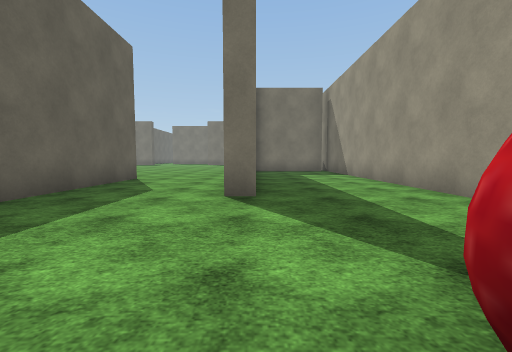
view 1 (above)

24 first-person views from a walk through a scene from a Unity 3-D project. The camera is 1.2 m above the floor, tilts 4° down and sees 90° across. The floor is counted in squares, 2 m on a side. Each view is taken from the middle of a square. On the plan, view 1 faces up. The plan holds only what a view shows up to about 9 squares ahead; the rest is blank. The place goes on beyond the plan. The player is left out. Some surface patterns are stand-ins.

view 2
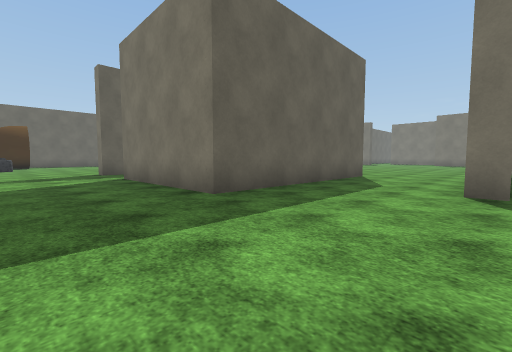

view 3
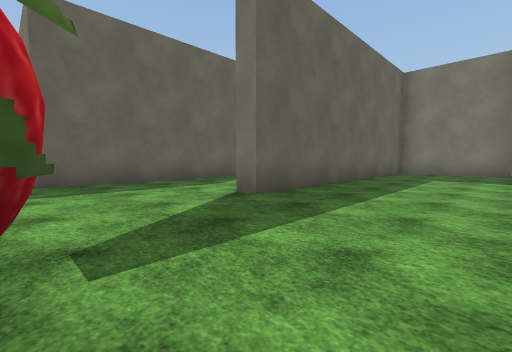

view 4
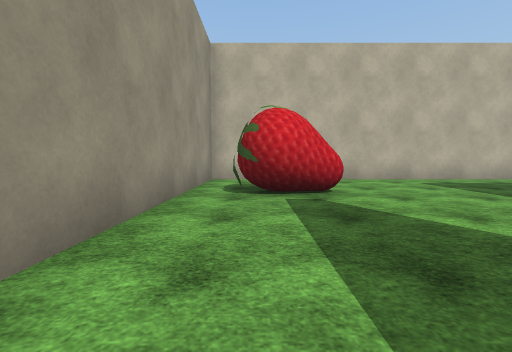

view 5
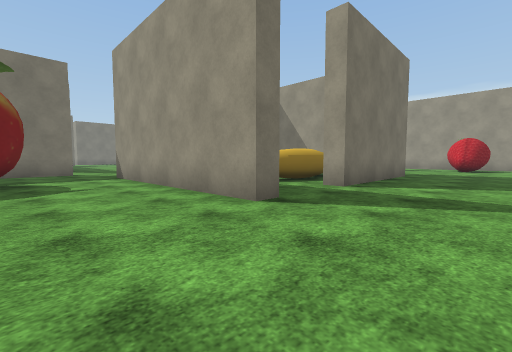

view 6
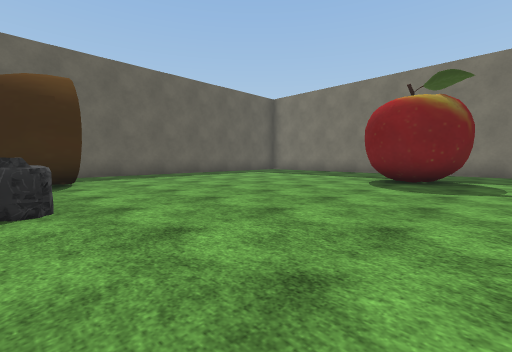

view 7
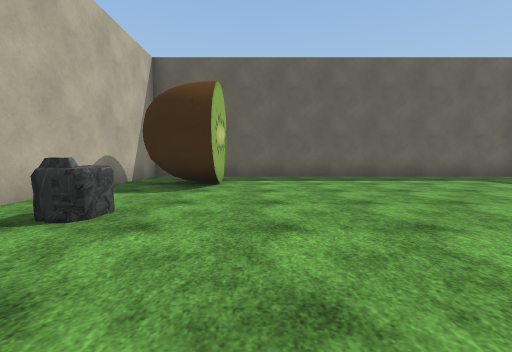

view 8
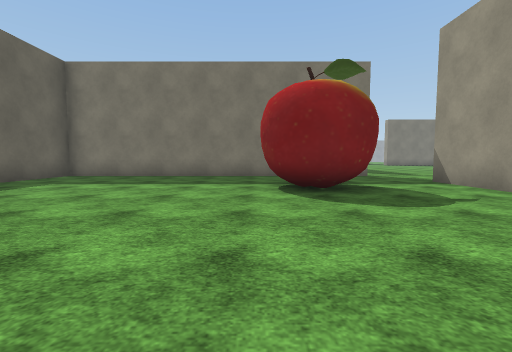

view 9
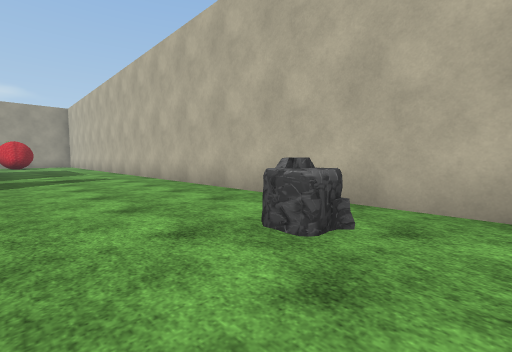

view 10
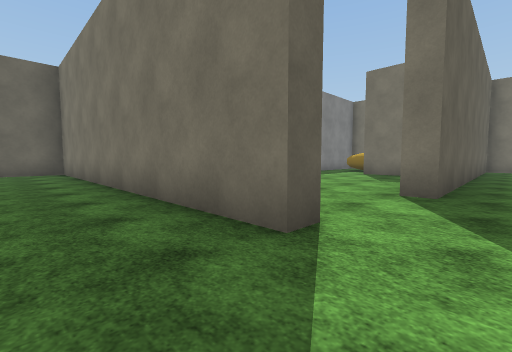

view 11
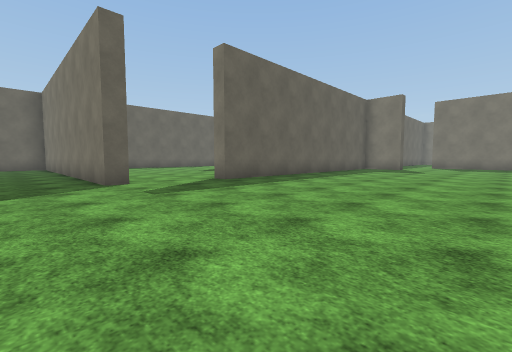

view 12
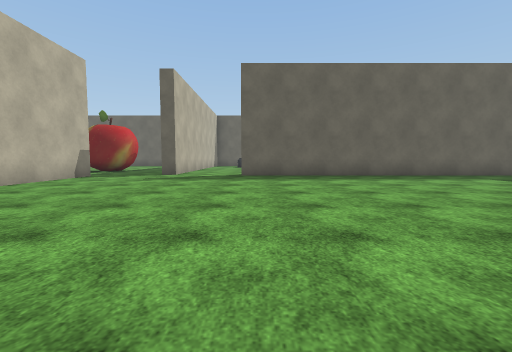

view 13
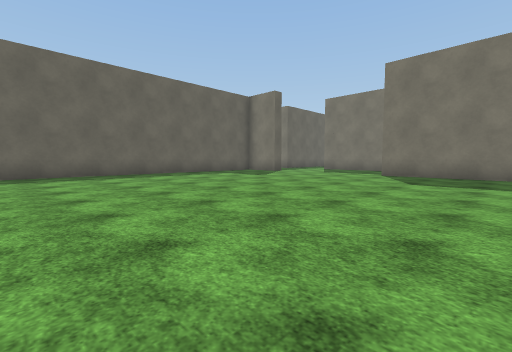

view 14
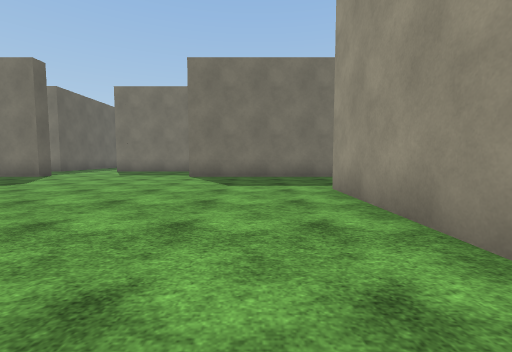

view 15
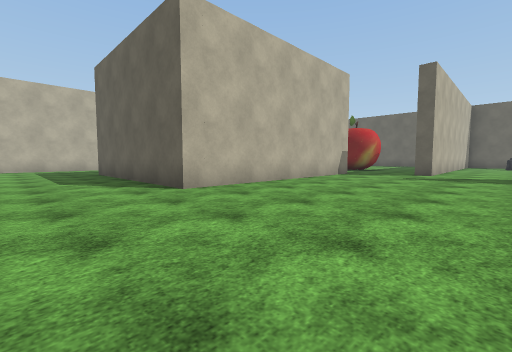

view 16
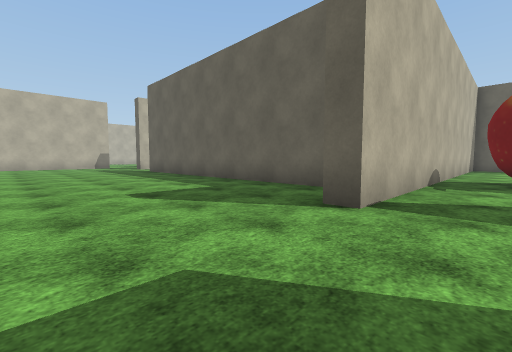

view 17
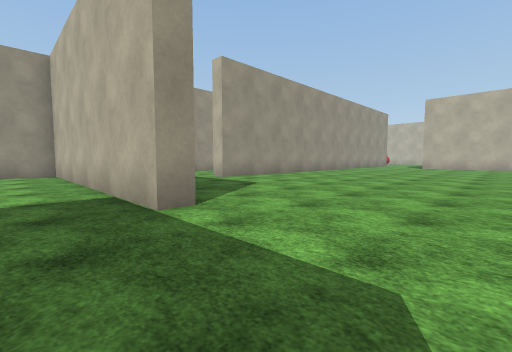

view 18
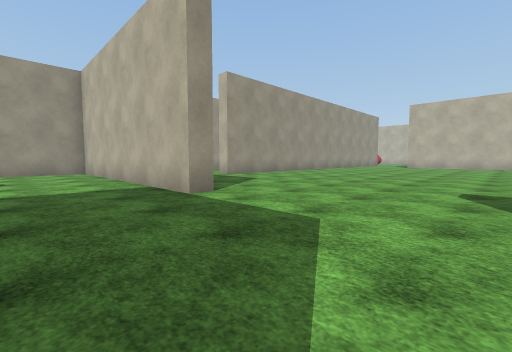

view 19
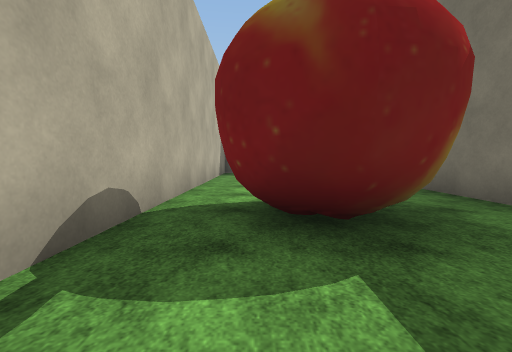

view 20
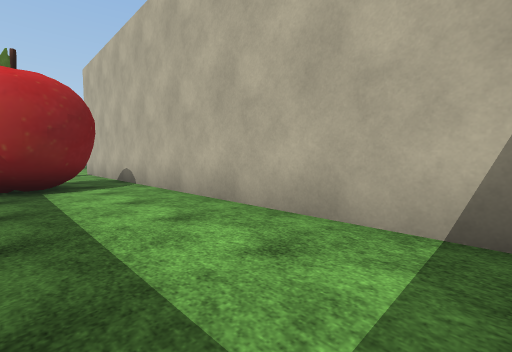

view 21
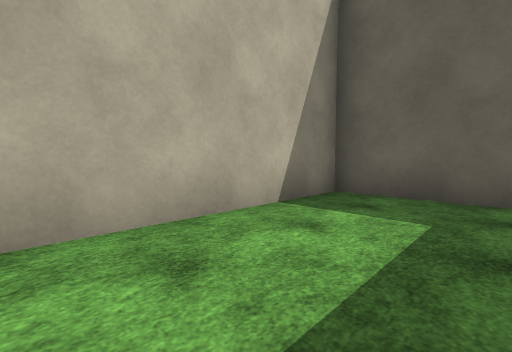

view 22
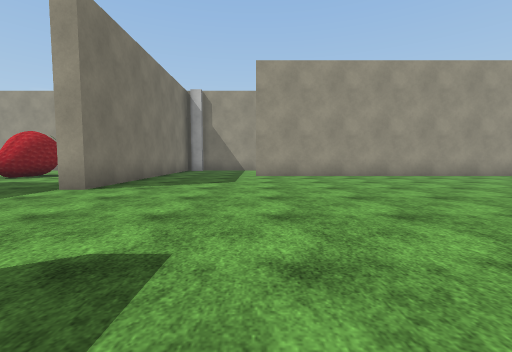

view 23
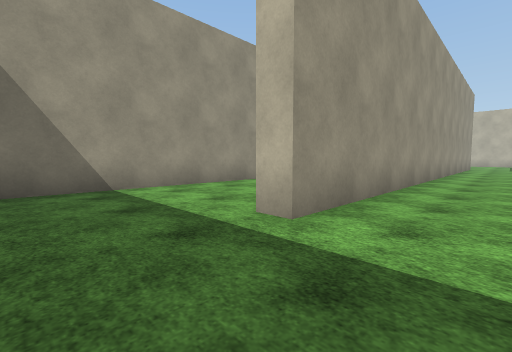

view 24
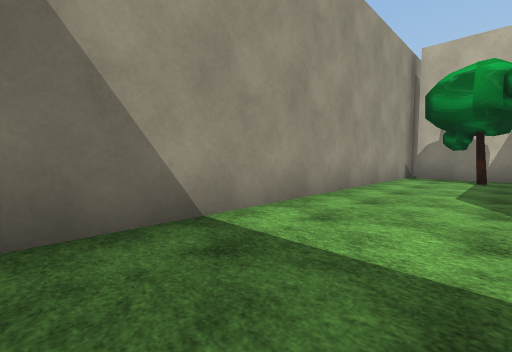

### Floor plan
Points are (right, up) in squares from view 1. A wall is a line through its corners. A room is listed if a view was taken in it or the views show most of it. See-through windows are left out.
Room 1 (views 1, 2, 3, 4, 5, 6, 7, 8, 9)
walls: (-9.9, 1.5) (-10.5, 1.5) (-10.5, 7.5); (-6.5, 2.8) (-7.1, 2.9); (-5.2, -2.3) (-0.1, -2.3); (-11.2, 9.6) (-21.2, 9.6) (-21.2, 0); (-3.5, 7.5) (-3.5, 1.5) (-7.9, 1.5) (-7.9, 2); (0, 10.9) (0, 4) (-0.5, 4); (2.4, -2.3) (3.2, -2.3) (3.2, 9); (-21.2, -2.3) (-7.5, -2.3); (3, 11.8) (1, 11.8)
ways out: opening at (-11.5, 8.5) to room 2; opening at (-2, 7.7) to room 2
objects: other object (-20, -1) to (-18, 0); rock (-16, -1); other object (-15, 6) to (-13, 7); other object (1, 0) to (2, 1)
Room 2 (views 10, 11, 12, 13, 14, 15, 16, 17, 18, 19, 20, 21, 22, 23)
walls: (-10.7, 21.8) (-10.7, 12.5) (-11.2, 12.5); (0.5, 22.3) (-4.2, 22.3) (-4.2, 22.8) (3.2, 22.8) (3.2, 25); (-11.9, 10.1) (-11.2, 10.1) (-11.2, 9.6); (-0.5, 9.8) (-0.5, 19) (0, 19); (-10.5, 7.5) (-3.5, 7.5); (-21.2, 25.1) (-21.2, 22.8) (-9, 22.8) (-9, 22.3) (-10.2, 22.3)
ways out: opening at (-11.5, 8.5) to room 1; opening at (-2, 7.7) to room 1; opening at (0, 20.5) to room 3; opening at (-11.5, 11.5)
objects: other object (-15, 24) to (-13, 25)
Room 3 (view 24)
walls: (0.9, 12.2) (3, 12.2); (3.2, 11.1) (3.2, 21.1)
ways out: opening at (0, 20.5) to room 2
objects: other object (2, 13)

Positions as (right, up) in squares from view 1, and headings:
1: (0, 0), facing up
2: (0, -1), facing up-left
3: (3, 1), facing up-left
4: (2, 5), facing down
5: (-13, -1), facing up-right
6: (-12, -1), facing up-left
7: (-13, 1), facing left
8: (-15, 1), facing up
9: (-17, 1), facing down-right
10: (-10, 8), facing up-left
11: (-5, 8), facing up-left
12: (-2, 13), facing left
13: (-1, 13), facing up-left
14: (-2, 14), facing up
15: (-1, 12), facing down-left
16: (-6, 24), facing down-left
17: (-7, 24), facing down-right
18: (-8, 25), facing down-right
19: (-11, 24), facing left
20: (-20, 25), facing down-right
21: (-17, 25), facing down-left
22: (-9, 19), facing right
23: (-2, 21), facing down-right
24: (1, 21), facing down-right
